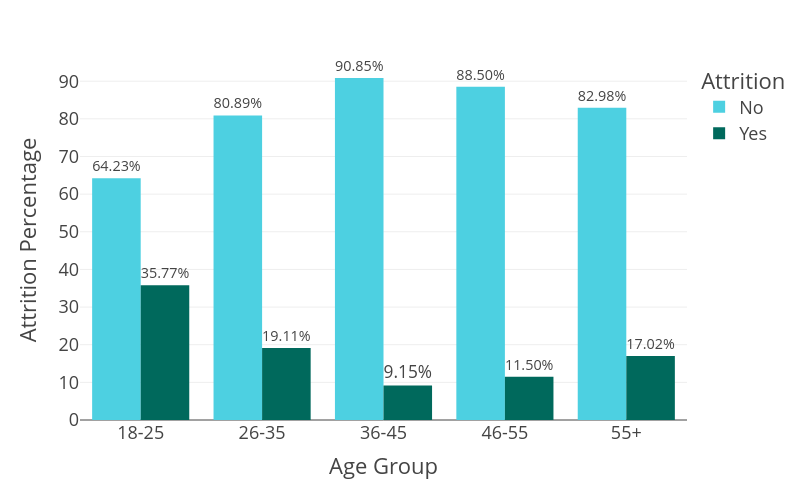

The notebook cell this image was saved under:
### Markdown cell above
## Visualizing Attrition by Age Group

### Code cell
attrition_by_age = HR_Analytics.groupby(['AgeGroup', 'Attrition']).size().reset_index(name='count')
total_per_age = attrition_by_age.groupby('AgeGroup')['count'].transform('sum')
attrition_by_age['percentage'] = round((attrition_by_age['count'] / total_per_age) * 100, 2)

fig = px.bar(attrition_by_age,
             x='AgeGroup',
             y='percentage',
             color='Attrition',
             #title='Attrition by Age Group (%)',
             color_discrete_sequence=["#4dd0e1", "#00695c"],
             barmode='group',
             text='percentage',
             width=800,
             height=500)

fig.update_layout(template="presentation",
                  xaxis_title='Age Group',
                  yaxis_title='Attrition Percentage',
                  legend_title=dict(text='Attrition'),
                  paper_bgcolor="rgba(0,0,0,0)",
                  plot_bgcolor="rgba(0,0,0,0)")

fig.update_traces(texttemplate='%{text:.2f}%', textposition='outside')
fig.show()

#fig.write_image(os.path.join(results_dir, 'attrition_by_age.jpg'))
#fig.write_image(os.path.join(results_dir, 'attrition_by_age.png'))
fig.write_html(os.path.join(results_dir, 'attrition_by_age.html'))

### Figure 1 — Plotly figure (JSON) as saved in the notebook; plotly's stock layout.template omitted (floating-point values rounded to 4 significant figures)
{"data": [{"alignmentgroup": "True", "hovertemplate": "Attrition=No<br>AgeGroup=%{x}<br>percentage=%{text}<extra></extra>", "legendgroup": "No", "marker": {"color": "#4dd0e1", "pattern": {"shape": ""}}, "name": "No", "offsetgroup": "No", "orientation": "v", "showlegend": true, "text": [64.23, 80.89, 90.85, 88.5, 82.98], "textposition": "outside", "texttemplate": "%{text:.2f}%", "type": "bar", "x": ["18-25", "26-35", "36-45", "46-55", "55+"], "xaxis": "x", "y": [64.23, 80.89, 90.85, 88.5, 82.98], "yaxis": "y"}, {"alignmentgroup": "True", "hovertemplate": "Attrition=Yes<br>AgeGroup=%{x}<br>percentage=%{text}<extra></extra>", "legendgroup": "Yes", "marker": {"color": "#00695c", "pattern": {"shape": ""}}, "name": "Yes", "offsetgroup": "Yes", "orientation": "v", "showlegend": true, "text": [35.77, 19.11, 9.15, 11.5, 17.02], "textposition": "outside", "texttemplate": "%{text:.2f}%", "type": "bar", "x": ["18-25", "26-35", "36-45", "46-55", "55+"], "xaxis": "x", "y": [35.77, 19.11, 9.15, 11.5, 17.02], "yaxis": "y"}], "layout": {"barmode": "group", "height": 500, "legend": {"title": {"text": "Attrition"}, "tracegroupgap": 0}, "margin": {"t": 60}, "paper_bgcolor": "rgba(0, 0, 0, 0)", "plot_bgcolor": "rgba(0, 0, 0, 0)", "width": 800, "xaxis": {"anchor": "y", "autorange": true, "domain": [0, 1], "range": [-0.5, 4.5], "title": {"text": "Age Group"}, "type": "category"}, "yaxis": {"anchor": "x", "autorange": true, "domain": [0, 1], "range": [0, 95.63], "title": {"text": "Attrition Percentage"}, "type": "linear"}}}
